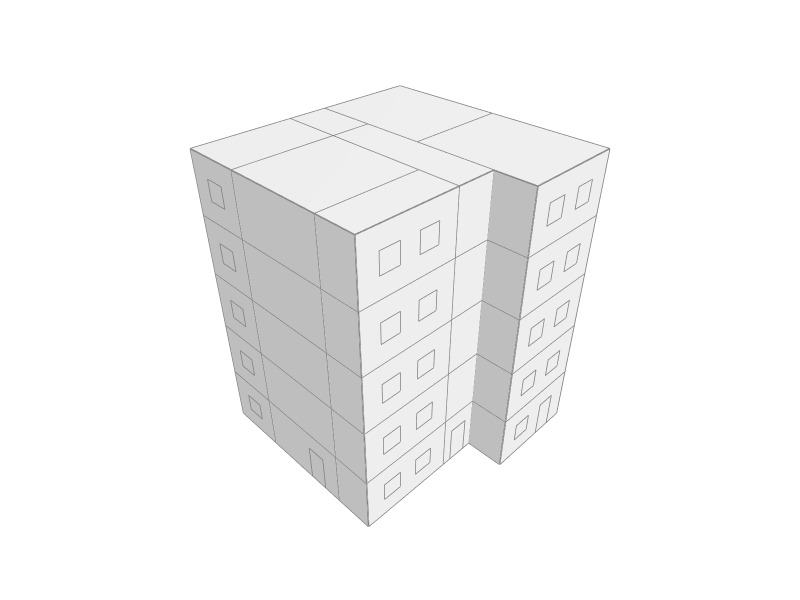

Source (notebook cell):
### Code cell
# Visualize the house with appertures

Topology.Show(objects, aperture_f,
              faceColor=[238,238,238],
              faceOpacity=0.3,
              edgeColor="gray",
              edgeWidth=3,
              showVertices=False,
              backgroundColor="white",
              width=800,
              height=600,
              renderer = renderer)

print(renderer)
